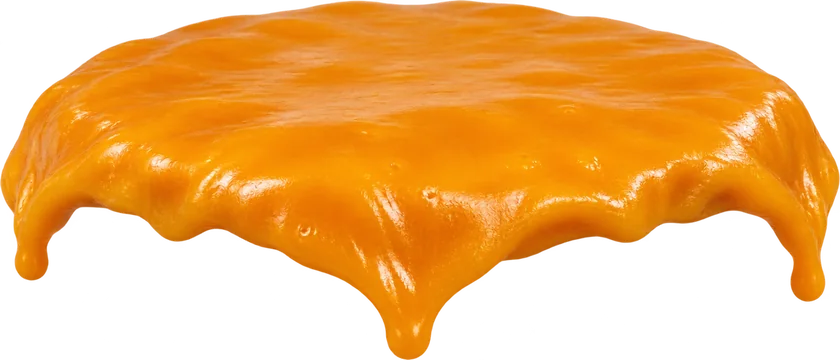
#> input picture examples/stak-burger/img/cheese.webp, 840 x 360 px, given as the content of the folder ../../../examples/stak-burger/img/cheese.webp, which was not available
$ python prep_assets.py ../../../examples/stak-burger/img/cheese.webp out.png
#> lines starting #> are read from the running program, lines starting #| are printed output that depends on the picture
#> further down, im is the input picture: PIL image 840x360 RGBA; mean R, G, B, A 150.4, 89.9, 17.4, 151.1
"""Crop transparent AI cutouts to their visible pixels, resize, save as WebP and
flag the cutouts that will look wrong on the page.

Usage:
  python prep_assets.py <src_dir> <out_dir> [--width 840] [--css 420] [--max-height 1400]
                        [--sheet sheet.png] [--bg "#b8461a"] [--key-bg] [--json sizes.json]

Prints: name  WxH  css_height  size   (css_height = height when shown at --css px wide;
use it as the layer `h` in the scroll-explode template).
Files whose name contains "hero" or "assembled" get width*1.2.

Flags (regenerate or fix these before building):
  OPAQUE    no transparency at all - the generator ignored "transparent background".
            Re-run with a background remover, or --key-bg for flat studio backgrounds.
  CUT OFF   the object touches the frame edge - part of it is missing.
  HALO      a light or dark fringe left by background removal.
  HEAVY     over 250 KB (400 KB for hero/assembled) - lower --width or --max-height.
  EMPTY     nothing left after --key-bg (the object was as light as the background).

--key-bg removes a flat, light studio background by flood-filling from the corners.
It is a fallback for when no real background remover is available, not a replacement.
"""
import argparse, glob, json, os
from PIL import Image, ImageChops, ImageDraw, ImageFilter

ap = argparse.ArgumentParser()
ap.add_argument("src"); ap.add_argument("out")
ap.add_argument("--width", type=int, default=840)
ap.add_argument("--css", type=int, default=420)
ap.add_argument("--max-height", type=int, default=1400, help="cap height for tall objects")
ap.add_argument("--quality", type=int, default=84)
ap.add_argument("--sheet"); ap.add_argument("--bg", default="#b8461a")
ap.add_argument("--key-bg", action="store_true", help="flood-fill a flat light background to transparent")
ap.add_argument("--json", help="write {name:{w,h,css_h,kb}} here")
a = ap.parse_args()
os.makedirs(a.out, exist_ok=True)


def key_background(im, tol=26):
    rgb = im.convert("RGB")
    W, H = rgb.size
    marker = (255, 0, 254)
    for xy in [(0, 0), (W - 1, 0), (0, H - 1), (W - 1, H - 1), (W // 2, 0), (W // 2, H - 1)]:
        if rgb.getpixel(xy) != marker:
            ImageDraw.floodfill(rgb, xy, marker, thresh=tol)
    r, g, b = rgb.split()
    m = ImageChops.multiply(ImageChops.multiply(r.point(lambda v: 255 if v == 255 else 0),
                                                g.point(lambda v: 255 if v == 0 else 0)),
                            b.point(lambda v: 255 if v == 254 else 0))
    alpha = ImageChops.invert(m).filter(ImageFilter.MinFilter(3)).filter(ImageFilter.GaussianBlur(1.2))
    out = im.convert("RGBA"); out.putalpha(alpha)
    return out


def checks(im):
    flags = []
    A = im.getchannel("A")
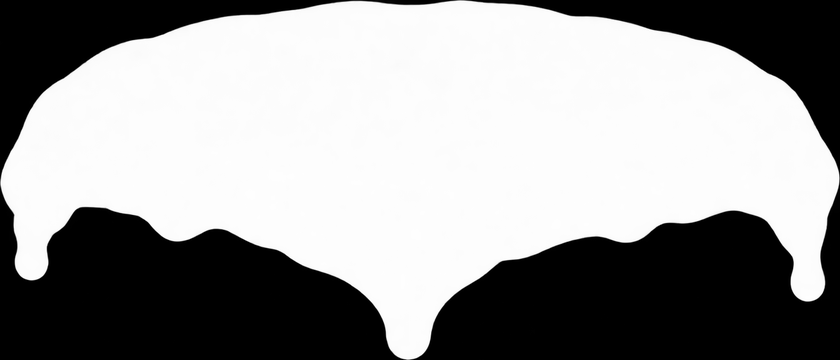
#> A: PIL image 840x360 L; min 0, max 255, mean 151.1
    lo, hi = A.getextrema()
#> lo = 0; hi = 255
    if lo > 250:
        return ["OPAQUE"]
    if hi < 12:
        return ["EMPTY"]
    W, H = im.size
#> W = 840; H = 360
    bb = A.point(lambda v: 255 if v > 12 else 0).getbbox()
#> bb = (0, 0, 840, 360)
    pre_cropped = bb == (0, 0, W, H)    # bbox already = frame: cannot judge cut-offs
#> pre_cropped = True
    edge = []
    for side, box in (("top", (0, 0, W, 2)), ("bottom", (0, H - 2, W, H)), ("left", (0, 0, 2, H)), ("right", (W - 2, 0, W, H))):
        strip = A.crop(box)
        solid = sum(strip.histogram()[201:])
        if solid > 0.04 * strip.width * strip.height:
            edge.append(side)
#> this loop made 4 passes
#> solid on passes 1 to 4: 36, 11, 11, 13
#> after the loop, edge = []
    if edge and not pre_cropped:
        flags.append("CUT OFF " + "/".join(edge))
    # fringe: semi-transparent edge pixels much lighter/darker than the opaque interior
    rgb = im.convert("RGB")
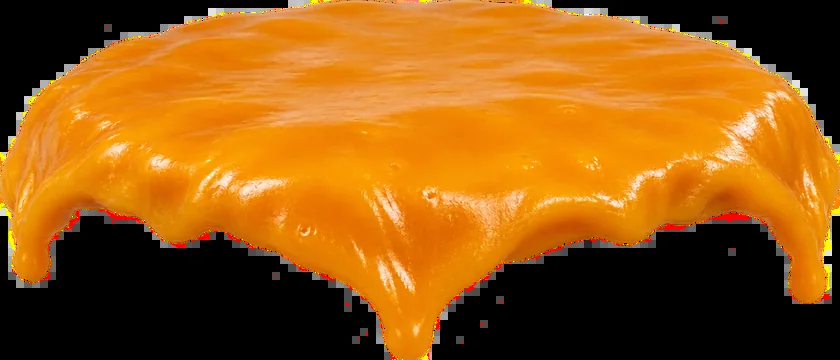
#> rgb: PIL image 840x360 RGB; mean R, G, B 150.4, 89.9, 17.4
    ring = [rgb.getpixel((x, y)) for (x, y) in
            ((x, y) for y in range(0, H, max(1, H // 160)) for x in range(0, W, max(1, W // 160)))
            if 40 < A.getpixel((x, y)) < 200]
#> ring = 180 items, first 6: (224, 153, 75), (226, 154, 76), (230, 163, 99), (232, 167, 103), (231, 166, 101), (237, 151, 80)
    core = [rgb.getpixel((x, y)) for (x, y) in
            ((x, y) for y in range(0, H, max(1, H // 60)) for x in range(0, W, max(1, W // 60)))
            if A.getpixel((x, y)) > 250]
#> core = 2089 items, first 6: (230, 130, 2), (229, 128, 7), (232, 137, 37), (224, 157, 107), (222, 150, 88), (223, 137, 50)
    if len(ring) > 30 and core:
        lum = lambda c: 0.3 * c[0] + 0.59 * c[1] + 0.11 * c[2]
        d = sum(map(lum, ring)) / len(ring) - sum(map(lum, core)) / len(core)
#> d = -5.95
        if abs(d) > 70:
            flags.append("HALO " + ("light" if d > 0 else "dark"))
    return flags


done, report, warned = [], {}, 0
files = sorted(sum((glob.glob(os.path.join(a.src, e)) for e in ("*.png", "*.webp", "*.jpg", "*.jpeg")), []))
for f in files:
    name = os.path.splitext(os.path.basename(f))[0]
    im = Image.open(f)
    if a.key_bg and im.convert("RGBA").getchannel("A").getextrema()[0] > 250:   # only opaque inputs
        im = key_background(im)
    im = im.convert("RGBA")
    flags = checks(im)
#> flags = []
    bb = im.getchannel("A").point(lambda v: 255 if v > 12 else 0).getbbox()
#> bb = (0, 0, 840, 360)
    if bb: im = im.crop(bb)
    w = int(a.width * (1.2 if ("hero" in name or "assembled" in name) else 1))
    h = round(im.height * w / im.width)
#> h = 360
    if h > a.max_height:               # tall objects (bottles, people): cap by height instead
        h = a.max_height; w = round(im.width * h / im.height)
    im = im.resize((w, h), Image.LANCZOS)
    out = os.path.join(a.out, name + ".webp")
    im.save(out, "WEBP", quality=a.quality, method=6)
    kb = os.path.getsize(out) // 1024
    if kb > (400 if ("hero" in name or "assembled" in name) else 250): flags.append("HEAVY")
    done.append((name, im))
    css_h = round(a.css * im.height / im.width)
#> css_h = 180
    report[name] = {"w": im.width, "h": im.height, "css_h": css_h, "kb": kb, "flags": flags}
    warned += bool(flags)
#> warned = 0
    print(f"{name:14s} {im.width}x{im.height}  css_h@{a.css}={css_h}  {kb}KB" + (f"   !! {', '.join(flags)}" if flags else ""))
#| cheese         840x360  css_h@420=180  47KB

if a.json:
    with open(a.json, "w") as fh: json.dump(report, fh, indent=2)
    print("sizes ->", a.json)

if a.sheet and done:
    cols, cw, ch = 3, 600, 340
    rows = (len(done) + cols - 1) // cols
    bg = tuple(int(a.bg.lstrip("#")[i:i+2], 16) for i in (0, 2, 4))
    sheet = Image.new("RGB", (cols * cw, rows * ch), bg)
    d = ImageDraw.Draw(sheet)
    ink = (255, 255, 255) if sum(bg) < 380 else (30, 24, 18)
    for i, (n, im) in enumerate(done):
        t = im.copy(); t.thumbnail((cw - 20, ch - 40))
        x, y = (i % cols) * cw, (i // cols) * ch
        sheet.paste(t, (x + (cw - t.width) // 2, y + 10), t)
        d.text((x + 10, y + ch - 22), n + ("  !! " + ", ".join(report[n]["flags"]) if report[n]["flags"] else ""), fill=ink)
    sheet.save(a.sheet)
    print("sheet ->", a.sheet, "(look at it on the brand colour)")
if warned:
    print(f"\n{warned} file(s) flagged. Regenerate or fix them before building.")

$ run again, on examples/stak-burger/img/lettuce.webp
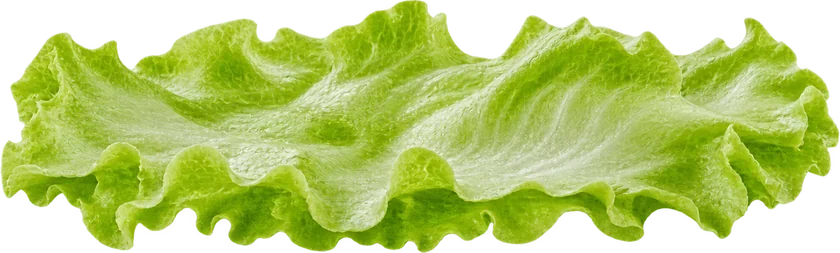
#> input picture examples/stak-burger/img/lettuce.webp, 840 x 253 px, given as the content of the folder ../../../examples/stak-burger/img/lettuce.webp, which was not available
#> im is the input picture: PIL image 840x253 RGBA; mean R, G, B, A 134.1, 155.9, 59.9, 184.7
#> in checks, `A = im.getchannel("A")`:
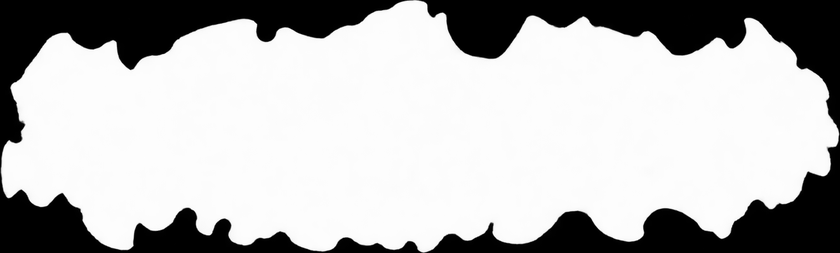
#> A: PIL image 840x253 L; min 0, max 255, mean 184.7
#> lo = 0; hi = 255
#> in checks, `bb = A.point(lambda v: 255 if v > 12 else 0).getbbox()`: bb = (0, 0, 840, 253)
#> pre_cropped = True
#> the loop in checks, `for side, box in (("top", (0, 0, W, 2)), ("bottom", (0, H - 2, W, H)),..` made 4 passes
#> solid on passes 1 to 4: 16, 6, 5, 4
#> after the loop in checks, `for side, box in (("top", (0, 0, W, 2)), ("bottom", (0, H - 2, W, H)),..`: edge = []
#> in checks, `rgb = im.convert("RGB")`:
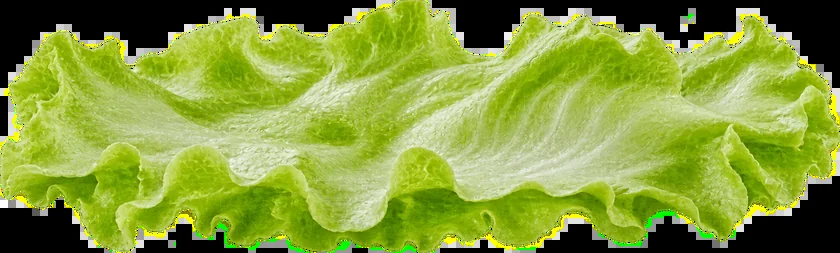
#> rgb: PIL image 840x253 RGB; mean R, G, B 134.1, 155.9, 59.9
#> ring = 356 items, first 6: (164, 194, 52), (183, 206, 66), (172, 192, 51), (171, 189, 51), (180, 207, 86), (183, 199, 98)
#> core = 2657 items, first 6: (135, 170, 0), (150, 179, 12), (190, 205, 100), (125, 167, 0), (145, 180, 7), (177, 197, 76)
#> d = 6.96
#> flags = []
#> `bb = im.getchannel("A").point(lambda v: 255 if v > 12 else 0).getbbox()`: bb = (0, 0, 840, 253)
#> warned = 0
#| lettuce        840x253  css_h@420=126  68KB

$ run again, on examples/stak-burger/img/onion.webp
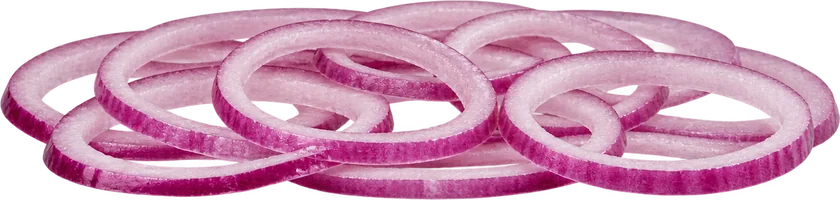
#> input picture examples/stak-burger/img/onion.webp, 840 x 200 px, given as the content of the folder ../../../examples/stak-burger/img/onion.webp, which was not available
#> im is the input picture: PIL image 840x200 RGBA; mean R, G, B, A 167.4, 111.6, 141.5, 191.6
#> in checks, `A = im.getchannel("A")`:
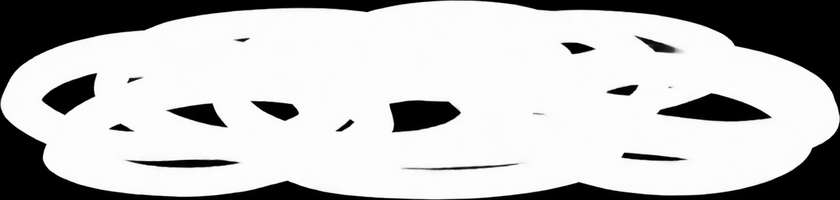
#> A: PIL image 840x200 L; min 0, max 255, mean 191.6
#> lo = 0; hi = 255
#> in checks, `bb = A.point(lambda v: 255 if v > 12 else 0).getbbox()`: bb = (0, 0, 840, 200)
#> pre_cropped = True
#> the loop in checks, `for side, box in (("top", (0, 0, W, 2)), ("bottom", (0, H - 2, W, H)),..` made 4 passes
#> solid on passes 1 to 4: 44, 47, 8, 12
#> after the loop in checks, `for side, box in (("top", (0, 0, W, 2)), ("bottom", (0, H - 2, W, H)),..`: edge = []
#> in checks, `rgb = im.convert("RGB")`:
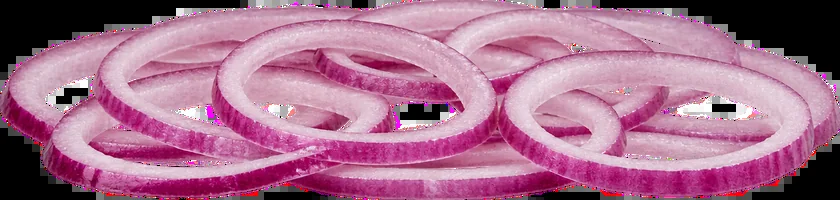
#> rgb: PIL image 840x200 RGB; mean R, G, B 167.4, 111.6, 141.5
#> ring = 622 items, first 6: (183, 126, 155), (182, 125, 154), (184, 130, 157), (185, 131, 158), (185, 128, 156), (176, 119, 148)
#> core = 2824 items, first 6: (183, 114, 147), (201, 151, 177), (207, 160, 185), (184, 135, 161), (208, 168, 193), (208, 165, 189)
#> d = -10.7
#> flags = []
#> `bb = im.getchannel("A").point(lambda v: 255 if v > 12 else 0).getbbox()`: bb = (0, 0, 840, 200)
#> warned = 0
#| onion          840x200  css_h@420=100  59KB
